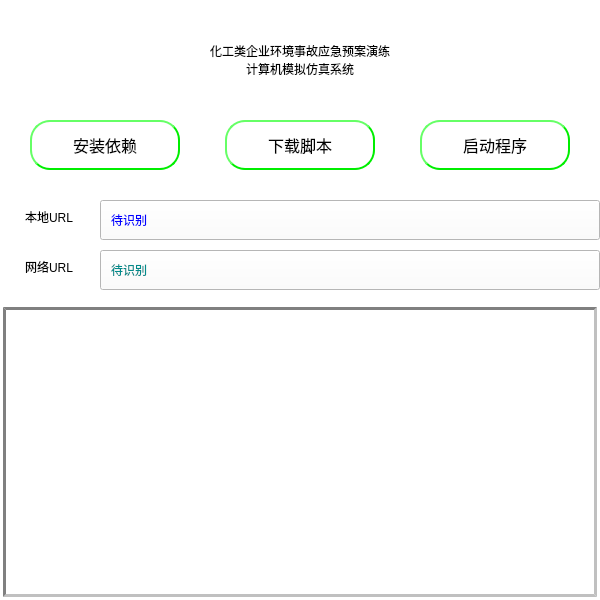
<?xml version="1.0" encoding="UTF-8"?>
<ui version="4.0">
 <class>mainframe</class>
 <widget class="QFrame" name="mainframe">
  <property name="geometry">
   <rect>
    <x>0</x>
    <y>0</y>
    <width>600</width>
    <height>600</height>
   </rect>
  </property>
  <property name="minimumSize">
   <size>
    <width>600</width>
    <height>600</height>
   </size>
  </property>
  <property name="maximumSize">
   <size>
    <width>600</width>
    <height>600</height>
   </size>
  </property>
  <property name="windowTitle">
   <string>Chemical-EPS</string>
  </property>
  <property name="styleSheet">
   <string notr="true">background-color: rgb(255, 255, 255);</string>
  </property>
  <widget class="QLabel" name="titleLabel">
   <property name="geometry">
    <rect>
     <x>50</x>
     <y>20</y>
     <width>500</width>
     <height>80</height>
    </rect>
   </property>
   <property name="minimumSize">
    <size>
     <width>500</width>
     <height>80</height>
    </size>
   </property>
   <property name="maximumSize">
    <size>
     <width>500</width>
     <height>80</height>
    </size>
   </property>
   <property name="styleSheet">
    <string notr="true">font: 16pt &quot;微软雅黑&quot;;
background: transparent;</string>
   </property>
   <property name="text">
    <string>化工类企业环境事故应急预案演练
计算机模拟仿真系统</string>
   </property>
   <property name="alignment">
    <set>Qt::AlignCenter</set>
   </property>
   <property name="wordWrap">
    <bool>true</bool>
   </property>
  </widget>
  <widget class="QPushButton" name="startButton">
   <property name="geometry">
    <rect>
     <x>420</x>
     <y>120</y>
     <width>150</width>
     <height>50</height>
    </rect>
   </property>
   <property name="font">
    <font>
     <family>等线</family>
     <pointsize>12</pointsize>
     <weight>50</weight>
     <italic>false</italic>
     <bold>false</bold>
    </font>
   </property>
   <property name="styleSheet">
    <string notr="true">QPushButton{
	font: 12pt &quot;等线&quot;;
    border-radius: 20px;
    border: 2px groove #00EE00;
    border-style: outset;
}
QPushButton:hover{
	font: 12pt &quot;等线&quot;;
    border-radius: 20px;
    border: 2px groove blue;
    border-style: outset;
}
QPushButton:checked{
	font: 12pt &quot;等线&quot;;
    border-radius: 20px;
    border: 2px groove blue;
    border-style: outset;
}</string>
   </property>
   <property name="text">
    <string>启动程序</string>
   </property>
  </widget>
  <widget class="QTextBrowser" name="logsBrowser">
   <property name="geometry">
    <rect>
     <x>3</x>
     <y>307</y>
     <width>594</width>
     <height>290</height>
    </rect>
   </property>
   <property name="styleSheet">
    <string notr="true">font: 12pt &quot;宋体&quot;;
border: 3px inset gray;</string>
   </property>
   <property name="html">
    <string>&lt;!DOCTYPE HTML PUBLIC &quot;-//W3C//DTD HTML 4.0//EN&quot; &quot;http://www.w3.org/TR/REC-html40/strict.dtd&quot;&gt;
&lt;html&gt;&lt;head&gt;&lt;meta name=&quot;qrichtext&quot; content=&quot;1&quot; /&gt;&lt;style type=&quot;text/css&quot;&gt;
p, li { white-space: pre-wrap; }
&lt;/style&gt;&lt;/head&gt;&lt;body style=&quot; font-family:'宋体'; font-size:12pt; font-weight:400; font-style:normal;&quot;&gt;
&lt;p style=&quot;-qt-paragraph-type:empty; margin-top:0px; margin-bottom:0px; margin-left:0px; margin-right:0px; -qt-block-indent:0; text-indent:0px; font-family:'楷体';&quot;&gt;&lt;br /&gt;&lt;/p&gt;&lt;/body&gt;&lt;/html&gt;</string>
   </property>
  </widget>
  <widget class="QLineEdit" name="localUrlLineEdit">
   <property name="geometry">
    <rect>
     <x>0</x>
     <y>200</y>
     <width>100</width>
     <height>40</height>
    </rect>
   </property>
   <property name="layoutDirection">
    <enum>Qt::LeftToRight</enum>
   </property>
   <property name="styleSheet">
    <string notr="true">border:none;
font: 18px &quot;微软雅黑&quot;;</string>
   </property>
   <property name="text">
    <string>本地URL</string>
   </property>
   <property name="alignment">
    <set>Qt::AlignCenter</set>
   </property>
  </widget>
  <widget class="QLineEdit" name="networkUrlLineEdit">
   <property name="geometry">
    <rect>
     <x>0</x>
     <y>250</y>
     <width>100</width>
     <height>40</height>
    </rect>
   </property>
   <property name="layoutDirection">
    <enum>Qt::LeftToRight</enum>
   </property>
   <property name="styleSheet">
    <string notr="true">border:none;
font: 18px &quot;微软雅黑&quot;;</string>
   </property>
   <property name="text">
    <string>网络URL</string>
   </property>
   <property name="alignment">
    <set>Qt::AlignCenter</set>
   </property>
  </widget>
  <widget class="QPushButton" name="localUrl">
   <property name="geometry">
    <rect>
     <x>100</x>
     <y>200</y>
     <width>500</width>
     <height>40</height>
    </rect>
   </property>
   <property name="styleSheet">
    <string notr="true">text-align: left;
font: 16px &quot;微软雅黑&quot;;
padding-left: 10px;
color: blue;</string>
   </property>
   <property name="text">
    <string>待识别</string>
   </property>
  </widget>
  <widget class="QPushButton" name="networkUrl">
   <property name="geometry">
    <rect>
     <x>100</x>
     <y>250</y>
     <width>500</width>
     <height>40</height>
    </rect>
   </property>
   <property name="styleSheet">
    <string notr="true">text-align: left;
font: 16px &quot;微软雅黑&quot;;
padding-left: 10px;
color: #008B8B;</string>
   </property>
   <property name="text">
    <string>待识别</string>
   </property>
  </widget>
  <widget class="QPushButton" name="installEnvButton">
   <property name="geometry">
    <rect>
     <x>30</x>
     <y>120</y>
     <width>150</width>
     <height>50</height>
    </rect>
   </property>
   <property name="font">
    <font>
     <family>等线</family>
     <pointsize>12</pointsize>
     <weight>50</weight>
     <italic>false</italic>
     <bold>false</bold>
    </font>
   </property>
   <property name="styleSheet">
    <string notr="true">QPushButton{
	font: 12pt &quot;等线&quot;;
    border-radius: 20px;
    border: 2px groove #00EE00;
    border-style: outset;
}
QPushButton:hover{
	font: 12pt &quot;等线&quot;;
    border-radius: 20px;
    border: 2px groove blue;
    border-style: outset;
}
QPushButton:checked{
	font: 12pt &quot;等线&quot;;
    border-radius: 20px;
    border: 2px groove blue;
    border-style: outset;
}</string>
   </property>
   <property name="text">
    <string>安装依赖</string>
   </property>
  </widget>
  <widget class="QPushButton" name="installScriptButton">
   <property name="geometry">
    <rect>
     <x>225</x>
     <y>120</y>
     <width>150</width>
     <height>50</height>
    </rect>
   </property>
   <property name="font">
    <font>
     <family>等线</family>
     <pointsize>12</pointsize>
     <weight>50</weight>
     <italic>false</italic>
     <bold>false</bold>
    </font>
   </property>
   <property name="styleSheet">
    <string notr="true">QPushButton{
	font: 12pt &quot;等线&quot;;
    border-radius: 20px;
    border: 2px groove #00EE00;
    border-style: outset;
}
QPushButton:hover{
	font: 12pt &quot;等线&quot;;
    border-radius: 20px;
    border: 2px groove blue;
    border-style: outset;
}
QPushButton:checked{
	font: 12pt &quot;等线&quot;;
    border-radius: 20px;
    border: 2px groove blue;
    border-style: outset;
}</string>
   </property>
   <property name="text">
    <string>下载脚本</string>
   </property>
  </widget>
 </widget>
 <resources/>
 <connections/>
</ui>
